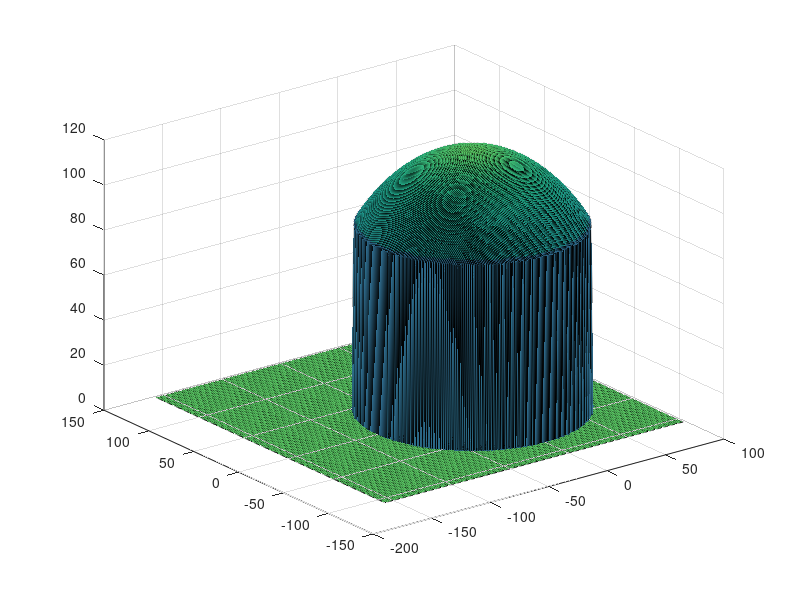

MATLAB code for this plot: (Note: this script raises an error after producing the figure.)
clear;
close all;
taille_ecran = get(0,'ScreenSize');
L = taille_ecran(3);
H = taille_ecran(4);

taille = 256;				% Taille des images
delta_x = 30;
delta_y = -20;

% Paramètres de la calotte de sphère :
rayon_sphere = 0.9*taille/2;		% Rayon de la sphère
C_x = taille/2;				% Abscisse du centre de la sphère
C_y = taille/2;				% Ordonnée du centre de la sphère
alpha = 0.7;				% Proportion entre les rayons des silhouettes
rayon_calotte = alpha*rayon_sphere;	% Rayon de la calotte

% Matrices de coordonnées (abscisses orientées vers le bas, ordonnées vers la droite) :
[Y,X] = meshgrid(1:taille,1:taille);
X = X-C_x-delta_x;
Y = Y-C_y-delta_y;
valeurs_X = (1:taille)-C_x-delta_x;
valeurs_Y = (1:taille)-C_y-delta_y;
dist_cam2cal = 200;
t_cam = [delta_x ; delta_y ; 0];

% Éclairage (peut être modifié) :
S = [ 0 ; 0 ; 1 ];

% Rotation entre les deux poses de la caméra, supposée orthogonale :
theta_2 = -pi/6;
cos_theta_2 = cos(theta_2);
sin_theta_2 = sin(theta_2);
R_2 = [ 1 0 0 ; 0 cos_theta_2 -sin_theta_2 ; 0 sin_theta_2 cos_theta_2 ];



% WIP
angle_k = [-pi/6 ; pi/3];

R_2_part_1 = [1 , 0               , 0               ;...
	   		  0 , cos(angle_k(1)) , -sin(angle_k(1));...
	   		  0 , sin(angle_k(1)) , cos(angle_k(1))];
R_2_part_2 = [cos(angle_k(2)) , -sin(angle_k(2)) , 0;...
	   		  sin(angle_k(2)) , cos(angle_k(2))  , 0;...
	   		  0               , 0                , 1];
R_2 = R_2_part_1 * R_2_part_2;
t_cam = t_cam;
% Fin WIP


% Deuxième rotation entre les deux poses de la caméra, supposée orthogonale :
theta_3 = -pi/6;
cos_theta_3 = cos(theta_3);
sin_theta_3 = sin(theta_3);
R_3 = [ cos_theta_3 0 sin_theta_3 ; 0 1 0 ; -sin_theta_3 0 cos_theta_3 ];


% Calcul de la première image et de son gradient :
masque_1 = zeros(taille,taille);	% Masque de la calotte
Z_1 = zeros(taille,taille);			% Hauteur de la calotte
I_1 = zeros(taille,taille);			% Image de la calotte
N_1 = zeros(taille,taille,3);
dx_I_1 = zeros(taille,taille);		% Dérivée en x de I_1
dy_I_1 = zeros(taille,taille);		% Dérivée en y de I_1
for i_1 = 1:taille
	for j_1 = 1:taille
		x_1 = X(i_1,j_1);
		y_1 = Y(i_1,j_1);
		rho_carre_1 = (x_1)^2+(y_1)^2;
		if rho_carre_1 <= rayon_calotte^2
			masque_1(i_1,j_1) = 1;
			z_1 = sqrt(rayon_sphere^2-rho_carre_1);
			Z_1(i_1,j_1) = z_1;
			P_1 = [ x_1 ; y_1 ; z_1 ];
			n_1 = P_1 / rayon_sphere;
			N_1(i_1,j_1,:) = n_1 / vecnorm(n_1);
			ombrage = n_1'*S;
			if ombrage < 0
				disp('Attention : ombres propres !');
				return;
			end
			I_1(i_1,j_1) = ombrage;
			dx_I_1(i_1,j_1) = -x_1/(rayon_sphere^2*ombrage);
			dy_I_1(i_1,j_1) = -y_1/(rayon_sphere^2*ombrage);
		end
	end
end

% Affichage du relief de la calotte :
figure('Name','Relief','Position',[0,0,0.33*L,0.5*H]);
%plot3(X,Y,Z_1,'k.');
s = surfl(X,Y,Z_1,-S);
s.EdgeColor = 'none';
colormap gray;
xlabel('$x$','Interpreter','Latex','FontSize',30);
ylabel('$y$','Interpreter','Latex','FontSize',30);
zlabel('$z$','Interpreter','Latex','FontSize',30);
axis equal;
rotate3d;

% Affichage de la première image :
figure('Name','Image 1','Position',[0.33*L,0,0.33*L,0.5*H]);
imagesc(valeurs_Y,valeurs_X,I_1);
colormap gray;
set(gca,'FontSize',20);
xlabel('$y$','Interpreter','Latex','FontSize',30);
ylabel('$x$','Interpreter','Latex','FontSize',30);
axis equal;

% Calcul de la deuxième image et de son gradient :
masque_2 = zeros(taille,taille);	% Masque de la calotte
I_2 = zeros(taille,taille);			% Image de la calotte
dx_I_2 = zeros(taille,taille);		% Dérivée en x de I_2
dy_I_2 = zeros(taille,taille);		% Dérivée en y de I_2
for i_2 = 1:taille
	for j_2 = 1:taille
		deplacement = t_cam - R_2 * t_cam;
		x_2 = X(i_2,j_2) + deplacement(1);
		y_2 = Y(i_2,j_2) + deplacement(2);
		rho_carre_2 = (x_2)^2+(y_2)^2;
		if rho_carre_2 <= rayon_sphere^2
			z_2 = sqrt(rayon_sphere^2-rho_carre_2);
			P_2 = [ x_2 ; y_2 ; z_2 ];
			P_1 = R_2 * P_2;
			%P_1 = R_2 * (P_2 - (t_cam - R_2' * t_cam));
			%P_1 = R_2 * P_2 - (t_cam - R_2' * t_cam);
			rho_carre_1 = (P_1(1))^2+(P_1(2))^2;
			if rho_carre_1 <= rayon_calotte^2
				if P_1(3) < 0
					disp('Attention : parties cachees !');
					return;
				end
				masque_2(i_2,j_2) = 1;
				n_1 = (P_1) / rayon_sphere;
				ombrage = n_1'*S;
				if ombrage < 0
					disp('Attention : ombres propres !');
					return;
				end
				I_2(i_2,j_2) = ombrage;
				racine = sqrt(1-((x_2)^2+(y_2)^2)/rayon_sphere^2);
				%I_2(i_2,j_2) = sin_theta_2*y_2/rayon_sphere+cos_theta_2*racine;
				dx_I_2(i_2,j_2) = -cos_theta_2*x_2/(rayon_sphere^2*racine);
				dy_I_2(i_2,j_2) = sin_theta_2/rayon_sphere-...
							cos_theta_2*y_2/(rayon_sphere^2*racine);
			end
		end
	end
end


% Affichage de la deuxième image :
figure('Name','Image 2','Position',[0.66*L,0,0.33*L,0.5*H]);
imagesc(valeurs_Y,valeurs_X,I_2);
colormap gray;
set(gca,'FontSize',20);
xlabel('$y$','Interpreter','Latex','FontSize',30);
ylabel('$x$','Interpreter','Latex','FontSize',30);
axis equal;

% Calcul de la troisième image et de son gradient :
masque_3 = zeros(taille,taille);	% Masque de la calotte
I_3 = zeros(taille,taille);			% Image de la calotte
dx_I_3 = zeros(taille,taille);		% Dérivée en x de I_3
dy_I_3 = zeros(taille,taille);		% Dérivée en y de I_3
for i_3 = 1:taille
	for j_3 = 1:taille
		deplacement = t_cam - R_3 * t_cam;
		x_3 = X(i_3,j_3) + deplacement(1);
		y_3 = Y(i_3,j_3) + deplacement(2);
		rho_carre_3 = x_3^2+y_3^2;
		if rho_carre_3 <= rayon_sphere^2
			z_3 = sqrt(rayon_sphere^2-rho_carre_3);
			P_3 = [ x_3 ; y_3 ; z_3 ];
			P_1 = R_3*P_3;
			rho_carre_1 = P_1(1)^2+P_1(2)^2;
			if rho_carre_1 <= rayon_calotte^2
				if P_1(3) < 0
					disp('Attention : parties cachees !');
					return;
				end
				masque_3(i_3,j_3) = 1;
				n_1 = P_1/rayon_sphere;
				ombrage = n_1'*S;
				if ombrage < 0
					disp('Attention : ombres propres !');
					return;
				end
				I_3(i_3,j_3) = ombrage;
				racine = sqrt(1-(x_3^2+y_3^2)/rayon_sphere^2);
				I_3(i_3,j_3) = -sin_theta_3*x_3/rayon_sphere+cos_theta_3*racine;
				dx_I_3(i_3,j_3) = -sin_theta_3/rayon_sphere-...
							cos_theta_3*x_3/(rayon_sphere^2*racine);
				dy_I_3(i_3,j_3) = -cos_theta_3*y_3/(rayon_sphere^2*racine);
			end
		end
	end
end


% Affichage de la troisième image :
figure('Name','Image 3','Position',[0.66*L,0,0.33*L,0.5*H]);
imagesc(valeurs_Y,valeurs_X,I_3);
colormap gray;
set(gca,'FontSize',20);
xlabel('$y$','Interpreter','Latex','FontSize',30);
ylabel('$x$','Interpreter','Latex','FontSize',30);
axis equal;

% WIP
R_2 = R_2_part_2' * R_2_part_1;
% Fin WIP

save donnees_calotte;
